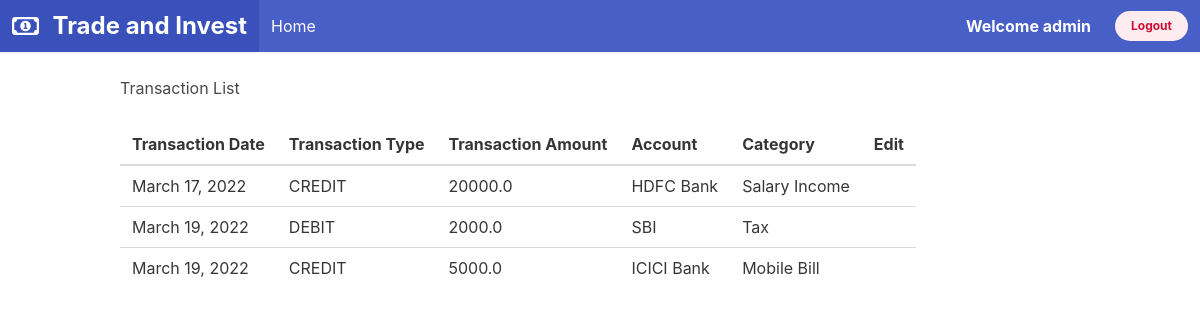
Page /transaction (signed in) on the committed database.
### savings/models.py (models this page shows, shortened)
class BankTransactions(models.Model):
    txn_type_choices = [
        ('CREDIT', 'CREDIT'),
        ('DEBIT', 'DEBIT')
        ]
    txn_date = models.DateField()
    txn_type = models.CharField(max_length=10, choices=txn_type_choices)
    txn_amount = models.FloatField()
    bank_account = models.ForeignKey(BankAccount, on_delete=models.SET_NULL, null=True, blank=True)
    owner = models.ForeignKey(User, on_delete=models.SET_NULL, null=True, blank=True)
    txn_category = models.ForeignKey(TransactionCategory, on_delete=models.SET_NULL, null=True, blank=True)

class BankAccount(models.Model):
    acct_types = [
        ('SAVING', 'SAVING'),
        ('FD', 'FD'),
        ('PPF', 'PPF')
    ]
    acct_number = models.CharField(max_length=30)
    acct_type = models.CharField(max_length=10, choices=acct_types)
    acct_name = models.CharField(max_length=30)
    owner = models.ForeignKey(User, on_delete=models.SET_NULL, null=True, blank=True)
    initial_balance = models.FloatField()
    balance = models.FloatField(default=0)

class TransactionCategory(models.Model):
    category = models.CharField(max_length=50)

### savings/views.py (the view)
# urls.py: path('transaction', views.get_bank_transaction, name='get_acct_transaction'),
@login_required()
def get_bank_transaction(request):
    transactions = BankTransactions.objects.filter(owner=request.user)
    print(transactions)
    context = {"transactions": transactions}
    return render(request, "savings/transaction_list.html", context=context)

### savings/templates/savings/transaction_list.html (shortened to what this page needs)
{% extends 'home/base.html' %}
{% block body_block %}
<div class="container">
    <div class="text-center">
        <h3>Transaction List</h3>
        <br>
    </div>
    <table class="table  table-hover">
        <thead>
        <tr>
            <th scope="col">Transaction Date</th>
            <th scope="col">Transaction Type</th>
            <th scope="col">Transaction Amount</th>
            <th scope="col">Account</th>
            <th scope="col">Category</th>
            <th >Edit</th>
        </tr>
        </thead>
        <tbody>
            {% for txn in transactions %}
            <tr>
                <td>{{txn.txn_date }}</td>
                <td>{{txn.txn_type }}</td>
                <td>{{txn.txn_amount }}</td>
                <td>{{txn.bank_account.acct_name }}</td>
                <td>{{txn.txn_category.category }}</td>
                <td><a href="{% url 'get_acct_transaction' %}/update/{{txn.id}}"></a></td>
            </tr>
            {% endfor %}
        </tbody>
    </table>
</div>
{% endblock %}

### home/templates/home/base.html (shortened to what this page needs)
<!DOCTYPE html>
<html lang="en">
<head>
    <link rel='stylesheet' href='https://cdn.datatables.net/1.10.20/css/dataTables.bootstrap.min.css'>
    <link rel='stylesheet' href='https://cdn.datatables.net/1.10.20/css/jquery.dataTables.min.css'>
    <link rel='stylesheet' href='https://cdn.datatables.net/buttons/1.6.0/css/buttons.dataTables.min.css'>
    <link href="https://cdn.jsdelivr.net/npm/select2@4.1.0-rc.0/dist/css/select2.min.css" rel="stylesheet" />
    <link rel="stylesheet" href="https://cdn.jsdelivr.net/npm/bulma@0.9.4/css/bulma.min.css">
</head>
<body>
    <nav class="navbar is-link has-shadow " role="navigation" aria-label="main navigation">
        <div class="navbar-brand">
          <a class="navbar-item" href="{% url 'home' %}">
            <i class="fa-regular fa-money-bill-1 is-size-4"> </i> <p class="is-size-4">&nbsp;&nbsp;<b>Trade and Invest</b></p>
          </a>
        </div>
        <div id="navbarBasicExample" class="navbar-menu">
          <div class="navbar-start">
            {% if user.is_authenticated %}
                <a class="navbar-item" href="{% url 'home' %}">
                    Home
                </a>
            {% endif %}
          </div>
          <div class="navbar-end">
            <div class="navbar-item">
              {% if user.is_authenticated %}
              <b>Welcome  {{ user }}</b>
              {% else %}
              <b>Welcome  Guest</b>
              {% endif %}
          </div>
            <div class="navbar-item">
              <div class="buttons">
                {% if user.is_authenticated %}
                    <a class="button is-small is-danger is-light is-rounded" href="{% url 'logout' %}">
                        <strong>Logout</strong>
                    </a>
                {% endif %}
              </div>
            </div>
          </div>
        </div>
      </nav>
<br>
{% block body_block %}
{% endblock %}
</body>
</html>

### rows in the picture
BankTransactions: txn_date "March 17, 2022", txn_type "CREDIT", txn_amount "20000.0", bank_account.acct_name "HDFC Bank", txn_category.category "Salary Income"
BankTransactions: txn_date "March 19, 2022", txn_type "DEBIT", txn_amount "2000.0", bank_account.acct_name "SBI", txn_category.category "Tax"
BankTransactions: txn_date "March 19, 2022", txn_type "CREDIT", txn_amount "5000.0", bank_account.acct_name "ICICI Bank", txn_category.category "Mobile Bill"

### other values in the picture
{{ user }} "admin"
